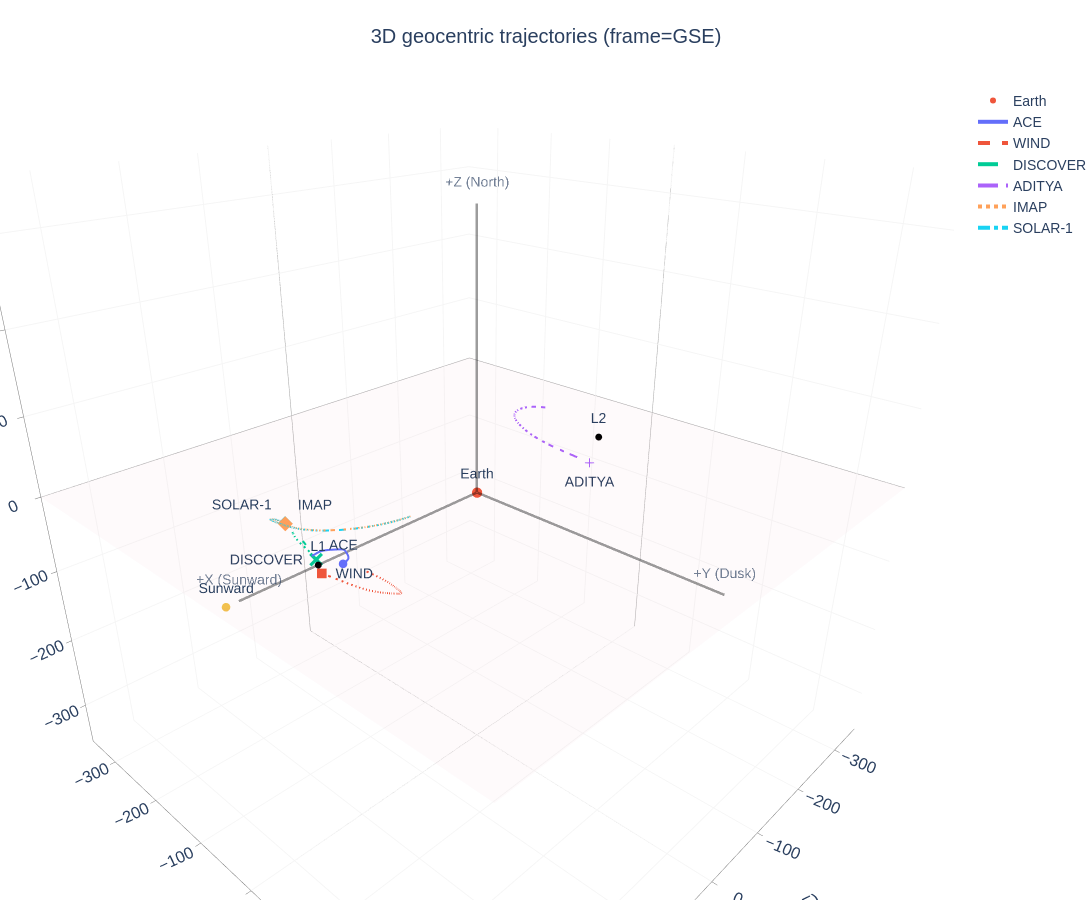

The code cell stored with this chart in its notebook:
### Markdown cell above
## Build the 3D trajectory figure

### Code cell
targets = ["ACE", "WIND", "DISCOVER", 'ADITYA', "IMAP", 'SOLAR-1']

fig_3d = orbits.build_3d_figure(
    targets=targets,
    start="2025-10-01T00:00:00",
    stop="202-12-10T00:00:00",
    step="6h",
    frame3d="GSE",
    rss_rsun=20,
    #skip_small_bodies=True,
)

fig_3d.show()

### Figure 1 — Plotly figure (JSON) as saved in the notebook; plotly's stock layout.template omitted (floating-point values rounded to 4 significant figures; data arrays with more than 128 entries replaced by an {"elided": "..."} marker saying what was removed)
{"data": [{"hoverinfo": "skip", "name": "Ecliptic plane", "opacity": 0.03, "scene": "scene", "showlegend": false, "showscale": false, "type": "surface", "x": {"elided": "35x35 float values"}, "y": {"elided": "35x35 float values"}, "z": {"elided": "35x35 float values"}}, {"hovertemplate": "Earth at origin (GSE)<extra></extra>", "marker": {"size": 6, "symbol": "circle"}, "mode": "markers+text", "name": "Earth", "scene": "scene", "text": ["Earth"], "textposition": "top center", "type": "scatter3d", "x": [0], "y": [0], "z": [0]}, {"hovertemplate": "ACE<br>x=%{x:.3f} Re<br>y=%{y:.3f} Re<br>z=%{z:.3f} Re<extra></extra>", "line": {"color": "#636EFA", "dash": "solid", "width": 4}, "mode": "lines", "name": "ACE", "scene": "scene", "type": "scatter3d", "x": {"elided": "281 float values"}, "y": {"elided": "281 float values"}, "z": {"elided": "281 float values"}}, {"hovertemplate": "ACE (end)<extra></extra>", "marker": {"color": "#636EFA", "size": 5, "symbol": "circle"}, "mode": "markers+text", "scene": "scene", "showlegend": false, "text": ["ACE"], "textposition": "top center", "type": "scatter3d", "x": [232.1], "y": [37.95], "z": [15.53]}, {"hovertemplate": "WIND<br>x=%{x:.3f} Re<br>y=%{y:.3f} Re<br>z=%{z:.3f} Re<extra></extra>", "line": {"color": "#EF553B", "dash": "dash", "width": 4}, "mode": "lines", "name": "WIND", "scene": "scene", "type": "scatter3d", "x": {"elided": "281 float values"}, "y": {"elided": "281 float values"}, "z": {"elided": "281 float values"}}, {"hovertemplate": "WIND (end)<extra></extra>", "marker": {"color": "#EF553B", "size": 5, "symbol": "square"}, "mode": "markers+text", "scene": "scene", "showlegend": false, "text": ["WIND"], "textposition": "middle right", "type": "scatter3d", "x": [255.1], "y": [32.98], "z": [12.37]}, {"hovertemplate": "DISCOVER<br>x=%{x:.3f} Re<br>y=%{y:.3f} Re<br>z=%{z:.3f} Re<extra></extra>", "line": {"color": "#00CC96", "dash": "longdash", "width": 4}, "mode": "lines", "name": "DISCOVER", "scene": "scene", "type": "scatter3d", "x": {"elided": "281 float values"}, "y": {"elided": "281 float values"}, "z": {"elided": "281 float values"}}, {"hovertemplate": "DISCOVER (end)<extra></extra>", "marker": {"color": "#00CC96", "size": 5, "symbol": "x"}, "mode": "markers+text", "scene": "scene", "showlegend": false, "text": ["DISCOVER"], "textposition": "middle left", "type": "scatter3d", "x": [217.5], "y": [-26.48], "z": [-10.9]}, {"hovertemplate": "ADITYA<br>x=%{x:.3f} Re<br>y=%{y:.3f} Re<br>z=%{z:.3f} Re<extra></extra>", "line": {"color": "#AB63FA", "dash": "longdashdot", "width": 4}, "mode": "lines", "name": "ADITYA", "scene": "scene", "type": "scatter3d", "x": {"elided": "281 float values"}, "y": {"elided": "281 float values"}, "z": {"elided": "281 float values"}}, {"hovertemplate": "ADITYA (end)<extra></extra>", "marker": {"color": "#AB63FA", "size": 5, "symbol": "cross"}, "mode": "markers+text", "scene": "scene", "showlegend": false, "text": ["ADITYA"], "textposition": "bottom center", "type": "scatter3d", "x": [-259.2], "y": [-31.25], "z": [-55.05]}, {"hovertemplate": "IMAP<br>x=%{x:.3f} Re<br>y=%{y:.3f} Re<br>z=%{z:.3f} Re<extra></extra>", "line": {"color": "#FFA15A", "dash": "dot", "width": 4}, "mode": "lines", "name": "IMAP", "scene": "scene", "type": "scatter3d", "x": {"elided": "281 float values"}, "y": {"elided": "281 float values"}, "z": {"elided": "281 float values"}}, {"hovertemplate": "IMAP (end)<extra></extra>", "marker": {"color": "#FFA15A", "size": 5, "symbol": "diamond"}, "mode": "markers+text", "scene": "scene", "showlegend": false, "text": ["IMAP"], "textposition": "top right", "type": "scatter3d", "x": [196.0], "y": [-109.1], "z": [-6.378]}, {"hovertemplate": "SOLAR-1<br>x=%{x:.3f} Re<br>y=%{y:.3f} Re<br>z=%{z:.3f} Re<extra></extra>", "line": {"color": "#19D3F3", "dash": "dashdot", "width": 4}, "mode": "lines", "name": "SOLAR-1", "scene": "scene", "type": "scatter3d", "x": {"elided": "281 float values"}, "y": {"elided": "281 float values"}, "z": {"elided": "281 float values"}}, {"hovertemplate": "SOLAR-1 (end)<extra></extra>", "marker": {"color": "#19D3F3", "size": 5, "symbol": "diamond-open"}, "mode": "markers+text", "scene": "scene", "showlegend": false, "text": ["SOLAR-1"], "textposition": "top left", "type": "scatter3d", "x": [195.8], "y": [-109.5], "z": [-6.431]}, {"hoverinfo": "skip", "line": {"color": "rgba(0,0,0,0.6)", "width": 5}, "mode": "lines+text", "name": "GSE +X (Sunward)", "opacity": 0.65, "scene": "scene", "showlegend": false, "text": ["", "+X (Sunward)"], "textposition": "top center", "type": "scatter3d", "x": [0, 330.1], "y": [0, 0], "z": [0, 0]}, {"hoverinfo": "skip", "line": {"color": "rgba(0,0,0,0.6)", "width": 5}, "mode": "lines+text", "name": "GSE +Y (Dusk)", "opacity": 0.65, "scene": "scene", "showlegend": false, "text": ["", "+Y (Dusk)"], "textposition": "top center", "type": "scatter3d", "x": [0, 0], "y": [0, 330.1], "z": [0, 0]}, {"hoverinfo": "skip", "line": {"color": "rgba(0,0,0,0.6)", "width": 5}, "mode": "lines+text", "name": "GSE +Z (North)", "opacity": 0.65, "scene": "scene", "showlegend": false, "text": ["", "+Z (North)"], "textposition": "top center", "type": "scatter3d", "x": [0, 0], "y": [0, 0], "z": [0, 330.1]}, {"hoverinfo": "skip", "marker": {"color": "#f2c14e", "size": 5, "symbol": "circle"}, "mode": "markers+text", "name": "Sunward boundary", "scene": "scene", "showlegend": false, "text": ["Sunward"], "textposition": "top center", "type": "scatter3d", "x": [344.4], "y": [0], "z": [0]}, {"hovertemplate": "%{text}<extra></extra>", "marker": {"color": "black", "size": 4, "symbol": "circle"}, "mode": "markers+text", "name": "Lagrange points", "scene": "scene", "showlegend": false, "text": ["L1", "L2"], "textposition": "top center", "type": "scatter3d", "x": [234.5, -234.5], "y": [0, 0], "z": [0, 0]}], "layout": {"font": {"family": "Arial", "size": 14}, "height": 900, "legend": {"groupclick": "togglegroup"}, "margin": {"b": 0, "l": 0, "r": 0, "t": 85}, "scene": {"aspectmode": "cube", "camera": {"eye": {"x": 1.05, "y": 1, "z": 0.7}}, "domain": {"x": [0, 1], "y": [0, 1]}, "xaxis": {"gridcolor": "rgba(0,0,0,0.04)", "linecolor": "rgba(0,0,0,0.55)", "range": [-358.8, 358.8], "showbackground": false, "showspikes": false, "tickcolor": "rgba(0,0,0,0.55)", "ticks": "outside", "title": {"text": "X [Re] (GSE)"}, "zeroline": true, "zerolinecolor": "rgba(0,0,0,0.35)"}, "yaxis": {"gridcolor": "rgba(0,0,0,0.04)", "linecolor": "rgba(0,0,0,0.55)", "range": [-358.8, 358.8], "showbackground": false, "showspikes": false, "tickcolor": "rgba(0,0,0,0.55)", "ticks": "outside", "title": {"text": "Y [Re] (GSE)"}, "zeroline": true, "zerolinecolor": "rgba(0,0,0,0.35)"}, "zaxis": {"gridcolor": "rgba(0,0,0,0.04)", "linecolor": "rgba(0,0,0,0.55)", "range": [-358.8, 358.8], "showbackground": false, "showspikes": false, "tickcolor": "rgba(0,0,0,0.55)", "ticks": "outside", "title": {"text": "Z [Re] (GSE)"}, "zeroline": true, "zerolinecolor": "rgba(0,0,0,0.35)"}}, "title": {"text": "3D geocentric trajectories (frame=GSE)", "x": 0.5, "xanchor": "center"}, "width": 1800}}
